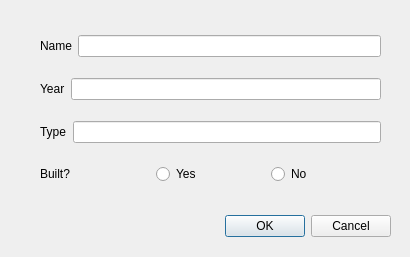
<?xml version="1.0" encoding="UTF-8"?>
<ui version="4.0">
 <class>editcomputersdialog</class>
 <widget class="QDialog" name="editcomputersdialog">
  <property name="geometry">
   <rect>
    <x>0</x>
    <y>0</y>
    <width>410</width>
    <height>257</height>
   </rect>
  </property>
  <property name="windowTitle">
   <string>Dialog</string>
  </property>
  <widget class="QDialogButtonBox" name="buttonBox">
   <property name="geometry">
    <rect>
     <x>50</x>
     <y>210</y>
     <width>341</width>
     <height>32</height>
    </rect>
   </property>
   <property name="orientation">
    <enum>Qt::Horizontal</enum>
   </property>
   <property name="standardButtons">
    <set>QDialogButtonBox::Cancel|QDialogButtonBox::Ok</set>
   </property>
  </widget>
  <widget class="QWidget" name="verticalLayoutWidget">
   <property name="geometry">
    <rect>
     <x>40</x>
     <y>20</y>
     <width>341</width>
     <height>181</height>
    </rect>
   </property>
   <layout class="QVBoxLayout" name="verticalLayout">
    <item>
     <layout class="QHBoxLayout" name="horizontalLayout_4">
      <item>
       <widget class="QLabel" name="label">
        <property name="text">
         <string>Name</string>
        </property>
       </widget>
      </item>
      <item>
       <widget class="QLineEdit" name="editName"/>
      </item>
     </layout>
    </item>
    <item>
     <layout class="QHBoxLayout" name="horizontalLayout_5">
      <item>
       <widget class="QLabel" name="label_2">
        <property name="text">
         <string>Year</string>
        </property>
       </widget>
      </item>
      <item>
       <widget class="QLineEdit" name="editYear"/>
      </item>
     </layout>
    </item>
    <item>
     <layout class="QHBoxLayout" name="horizontalLayout_6">
      <item>
       <widget class="QLabel" name="label_3">
        <property name="text">
         <string>Type</string>
        </property>
       </widget>
      </item>
      <item>
       <widget class="QLineEdit" name="editType"/>
      </item>
     </layout>
    </item>
    <item>
     <layout class="QHBoxLayout" name="horizontalLayout_7">
      <item>
       <widget class="QLabel" name="label_4">
        <property name="text">
         <string>Built?</string>
        </property>
       </widget>
      </item>
      <item>
       <widget class="QRadioButton" name="editYes">
        <property name="text">
         <string>Yes</string>
        </property>
       </widget>
      </item>
      <item>
       <widget class="QRadioButton" name="editNo">
        <property name="text">
         <string>No</string>
        </property>
       </widget>
      </item>
     </layout>
    </item>
   </layout>
  </widget>
 </widget>
 <resources/>
 <connections>
  <connection>
   <sender>buttonBox</sender>
   <signal>accepted()</signal>
   <receiver>editcomputersdialog</receiver>
   <slot>accept()</slot>
   <hints>
    <hint type="sourcelabel">
     <x>248</x>
     <y>254</y>
    </hint>
    <hint type="destinationlabel">
     <x>157</x>
     <y>274</y>
    </hint>
   </hints>
  </connection>
  <connection>
   <sender>buttonBox</sender>
   <signal>rejected()</signal>
   <receiver>editcomputersdialog</receiver>
   <slot>reject()</slot>
   <hints>
    <hint type="sourcelabel">
     <x>316</x>
     <y>260</y>
    </hint>
    <hint type="destinationlabel">
     <x>286</x>
     <y>274</y>
    </hint>
   </hints>
  </connection>
 </connections>
</ui>
